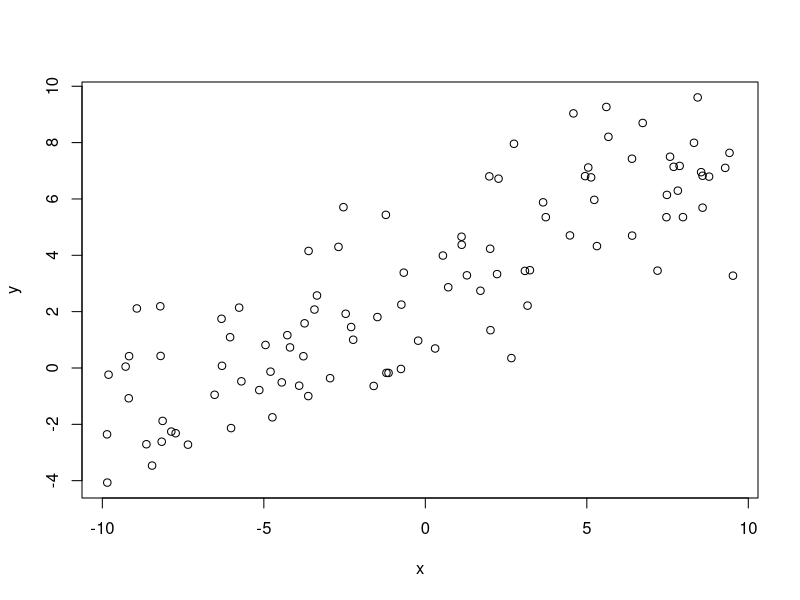
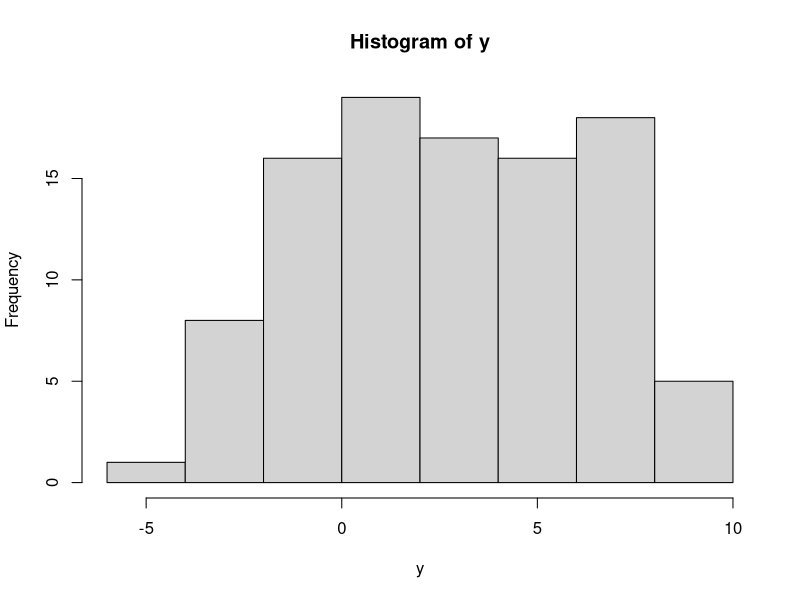

Source code (R) for these figures, in order:
## ---- chunk 1
n <- 100 # The number of data points to simulate
m <- 0.5 #Pick a value for m, this is the slope of the regression
b <- 3 #Pick a vlue for b, this is the intercept
sig2 <- 3 #Pick a [positive] value for sigma^2, this is the variance of the normal error
x <- runif(n, -10, 10)
y <- m*x + b + rnorm(n, 0, sqrt(sig2))
plot(x,y)
## ---- chunk 2

#?dnorm ##Get help
## Calculate the probability of observing y for sigma^2 = 1
hist(y)
L <- dnorm(y, 0, 1)
L 

## ---- chunk 3

logLs <- log(L)

## ---- chunk 4

logL <- sum(logLs)
logL

## ---- chunk 5
expected_values <- m*x + b
residuals <- y - expected_values
logL <- sum(dnorm(residuals, 0, sqrt(sig2), log=TRUE))
logL

## ---- chunk 6
logL_fx <- function(parameters, x, y){
  m <- parameters[1]
  b <- parameters[2]
  sig2 <- parameters[3]
  expected_values <- m*x + b
  residuals <- y - expected_values
  logL <- sum(dnorm(residuals, 0, sqrt(sig2), log=TRUE))
  return(logL)
}
## ---- chunk 7
logL_fx(c(m, b, sig2), x, y)
## ---- chunk 8
starting_values <- c(0, 0, 1) #Our initial guesses for the parameters
optim(par=starting_values, fn=logL_fx, control=list(fnscale=-1), x=x, y=y)
## ---- chunk 9

lm1 <- lm(y~x)
summary(lm1)
sqrt(sig2)

## ---- chunk 10
pop <- c("Texas"=28.3, "Montana"=1.1, "California"=39.5, "Virginia"=8.5)
totalpop <- sum(pop)
pState <- pop/totalpop
cat("\n Prior probabilities of being an inhabitant of each state\n")
pState 

## ---- chunk 11
liks <- c("Texas"=10, "Montana"=9, "California"=1, "Virginia"=0.01)/100
## ---- chunk 12
denom <- pState * liks
## ---- chunk 13
post <- (liks['Texas']*pState['Texas'])/sum(denom)
post
## ---- chunk 14
#Prior probability 
pState["Texas"]
## Increase in posterior over prior
post/pState["Texas"]
## ---- chunk 15
liks["Montana"] <- 1
denom <- sum(pState*liks)
post <- pState['Texas']*liks['Texas']/denom
post
## ---- chunk 16
posts <- pState*liks/denom
results <- data.frame("prior"=round(pState,2), "likelihood"=round(liks,2), "posterior"=round(posts,2))
results
## ---- chunk 17
pState_uninformative <- rep(0.25,4)
denom2 <- sum(pState_uninformative*liks)
posts2 <- pState_uninformative*liks/denom2
results_uninformative <- data.frame("prior"=pState_uninformative, "likelihood"=round(liks,2), "posterior"=round(posts2,2))
results_uninformative

## ---- chunk 18
#We're going to travel randomly between all 4 states. Let's start in Texas. 
gens <- 10000 # Pick how many times you want to try moving between states
states <- names(pState)
state <- rep(NA, gens)
state[1] <- "Texas"
lik <- rep(NA, gens)
prior <- rep(NA, gens)
lik[1] <- liks[state[1]]
prior[1] <- pState[state[1]]

for(i in 2:gens){
  proposed_state <- sample(states, 1) #Propose a new state at random
  num_post_state_old <- prior[i-1]*lik[i-1] # get the posterior numerator for the old state
  num_post_state_new <- pState[proposed_state]*liks[proposed_state] # get the posterior numerator for the new state
  if(num_post_state_new > num_post_state_old){ #If the new state has a higher posterior probability, accept it automatically
    state[i] <- proposed_state
    lik[i] <- liks[proposed_state]
    prior[i] <- pState[proposed_state]
  } else{ #If it's not higher, accept it anyway with probability proportional to the ratio of the probabilities, otherwise stay in the old state
    u <- runif(1)
    a <- num_post_state_new/num_post_state_old
    if(u < a){
      state[i] <- proposed_state
      lik[i] <- liks[proposed_state]
      prior[i] <- pState[proposed_state]
    } else {
      state[i] <- state[i-1]
      lik[i] <- lik[i-1]
      prior[i] <- prior[i-1]
    }
  }
}

## ---- chunk 19
MCMCestimates <- table(factor(state,states))/gens
## ---- chunk 20

data.frame(results, "mcmcEst"=round(as.vector(MCMCestimates),2))

